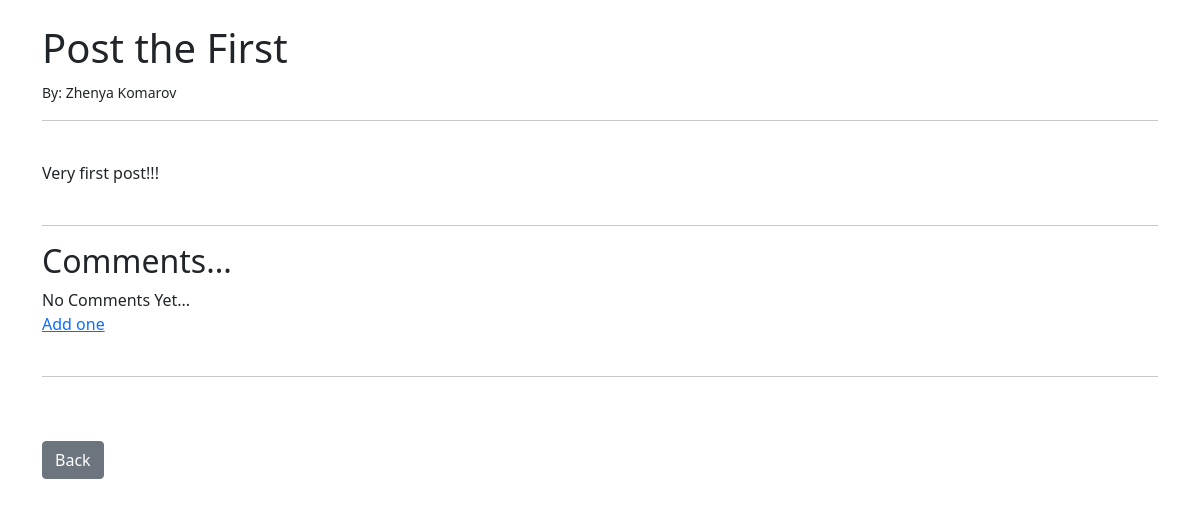
Page /article/1 on the earlier database version.
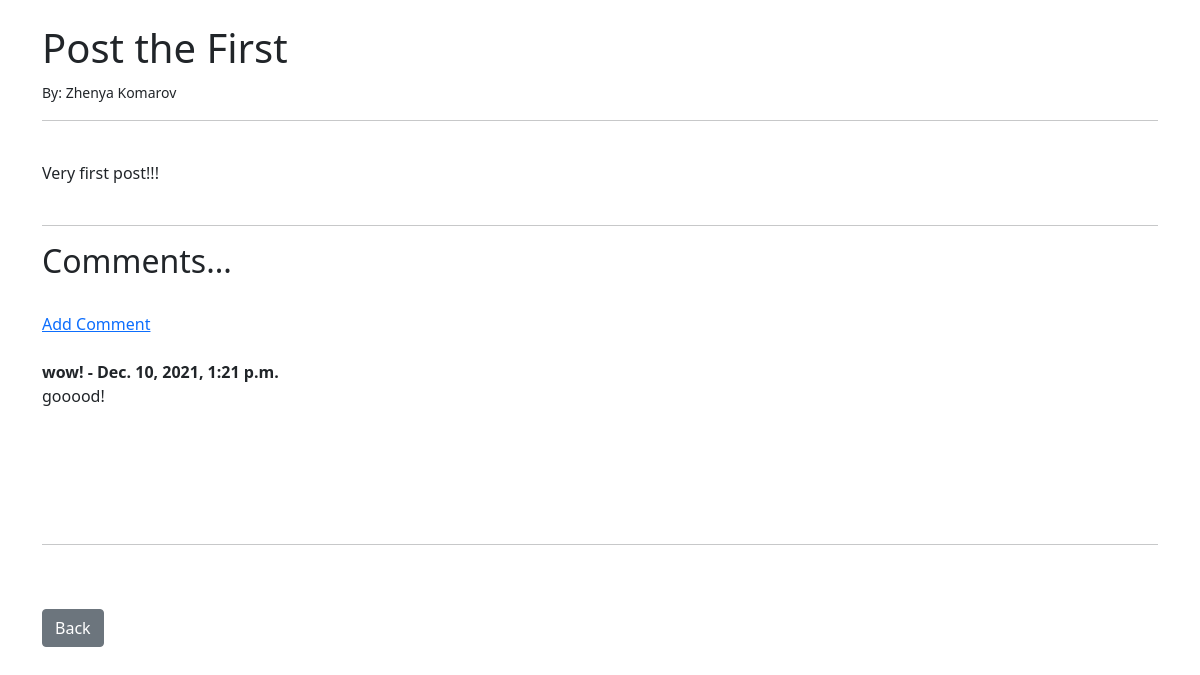
Same page on the later database version.
### theblog/models.py (models this page shows, shortened)
class Comment(models.Model):
    name = models.CharField(max_length=255)
    body = models.TextField(verbose_name='Comment')
    date_added = models.DateTimeField(auto_now_add=True)
    post = models.ForeignKey(Post, related_name="comments", on_delete=models.CASCADE)

### theblog/views.py (the view)
# urls.py: path('article/<int:pk>', ArticleDetailView.as_view(), name='article-detail'),
class ArticleDetailView(DetailView):
    model = Post
    template_name = 'article_details.html'

### theblog/templates/article_details.html (shortened to what this page needs)
{% extends 'base.html' %}
{% block content %}
<h1>{{ post.title }}</h1>
<small>By: {{ post.author.first_name }} {{ post.author.last_name }}</small><br/>
<hr>
<br/>
{{ post.body }}
<br/><br/>
<hr>
<h2> Comments... </h2>
{% if not post.comments.all %}
    No Comments Yet...<a href="{% url 'add_comment' post.pk %}"><br/>Add one</a>
{% else %}
<br/>
<a href="{% url 'add_comment' post.pk %}">Add Comment</a>
<br/><br/>
    {% for comment in post.comments.all %}
        <strong>{{ comment.name }} -
        {{ comment.date_added }}
        </strong>
<br/>
        {{ comment.body }}
<br/><br/>
    {% endfor %}
<br/><br/>
{% endif %}
<br/><br/>
<hr>
<br/><br/>
<a href="{% url 'home' %}" class="btn btn-secondary">Back</a>
{% endblock %}

Differences in the rows shown:
added Comment: name "wow!", date_added "Dec. 10, 2021, 1:21 p.m.", body "gooood!"
Other differences:
text no longer shown: "No Comments Yet... Add one"
text now shown: "Add Comment"
